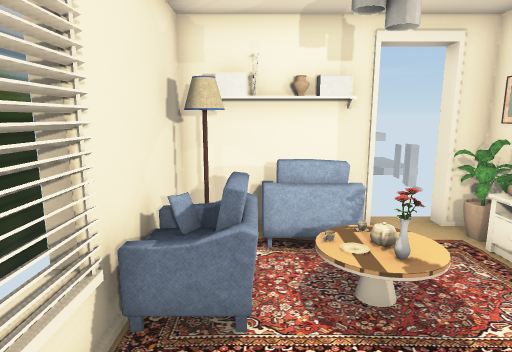
View 1 (above)

16 first-person views from a walk through a Unity game level. The camera is 1.4 m above the floor, tilts 10° down and sees 75° across. The floor is counted in squares, 0.5 m on a side. Each view is taken from the middle of a square. On the plan, view 1 faces up. The plan holds only what a view shows up to about 20 squares ahead; the rest is blank. The place goes on beyond the plan. Door leaves are left out, so doorways stand open. Some surface patterns are stand-ins.

View 2
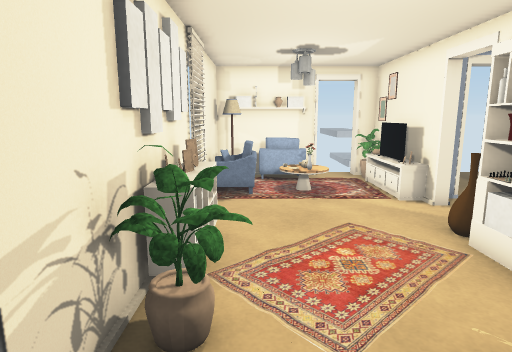

View 3
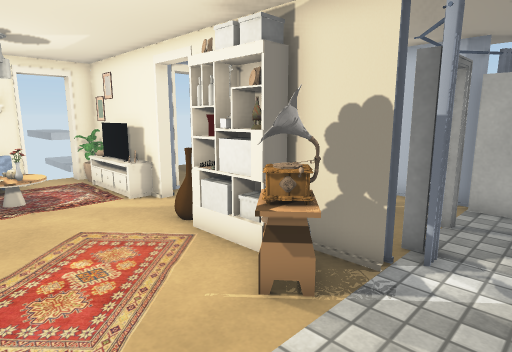

View 4
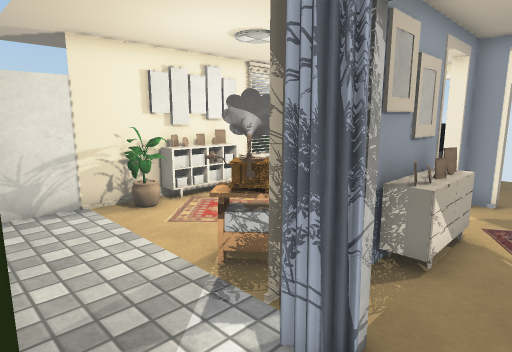

View 5
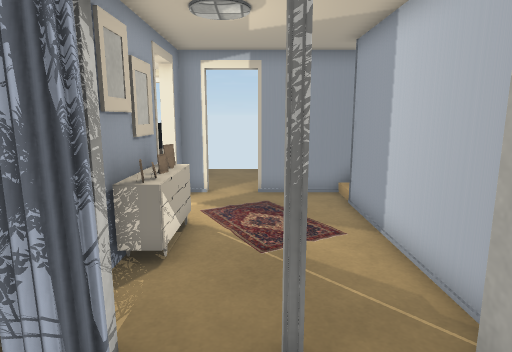

View 6
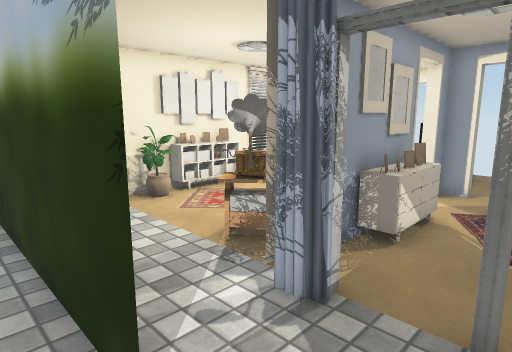

View 7
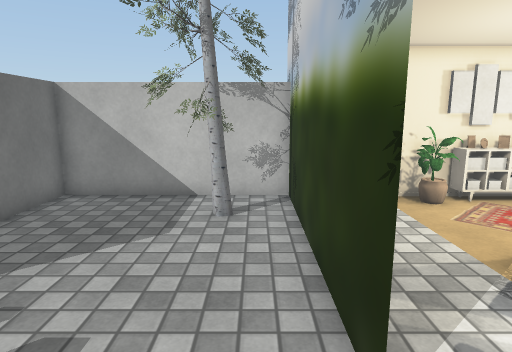

View 8
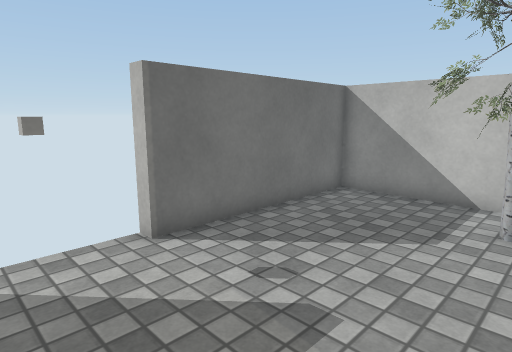

View 9
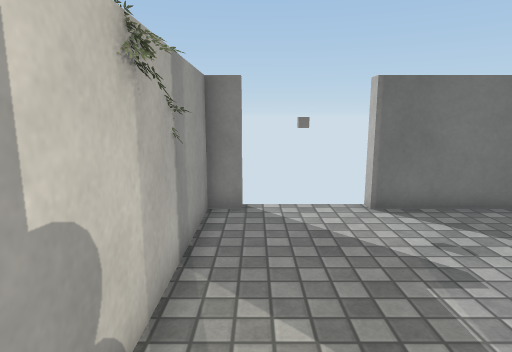

View 10
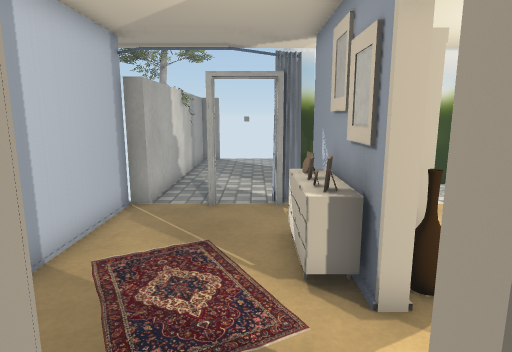

View 11
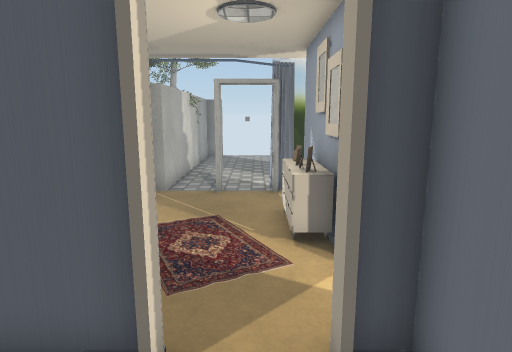

View 12
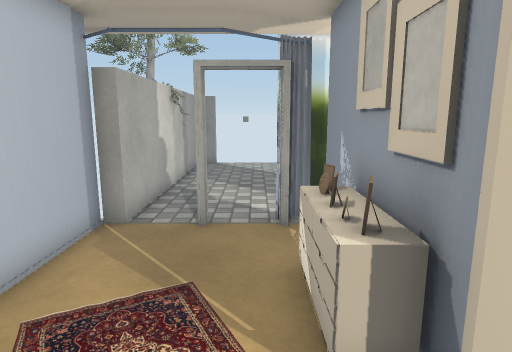

View 13
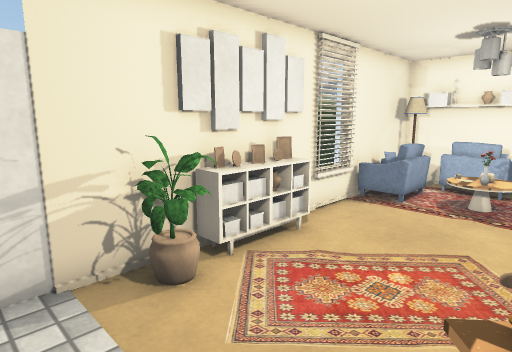

View 14
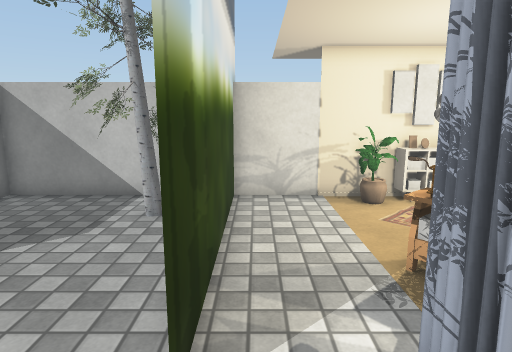

View 15
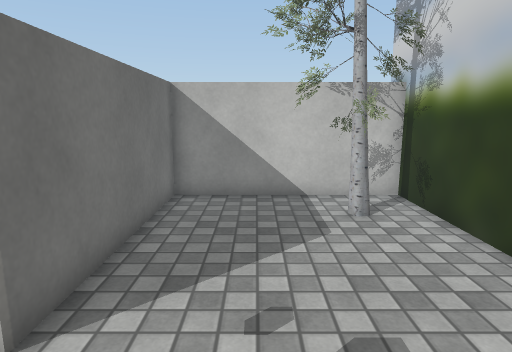

View 16
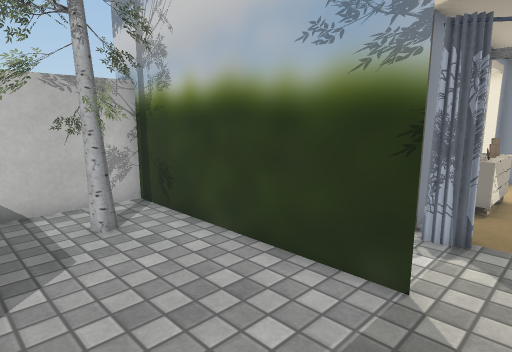

### Floor plan
Points are (right, up) in squares from view 1. A wall is a line through its corners. A room is listed if a view was taken in it or the views show most of it. See-through windows are left out.
Room 1 (views 1, 2, 3, 13)
walls: (5.8, 2.5) (5.8, 8.4) (4.8, 8.4); (1.9, 4.6) (1.6, 5); (2.1, 4.6) (1.5, 4.5); (-1.9, -2.5) (-1.9, -9); (-1.7, 3.5) (-1.7, 1.2); (5.8, -5.6) (5.8, -3.5); (3, 8.4) (-1.9, 8.4) (-1.9, -1.6); (-2, -8.8) (5.4, -8.8)
ways out: opening at (6.5, -7.5) to room 2; gap at (6, 1.5) to room 2; open door at (3.5, 9)
objects: other object (-1, -3); other object (-1, -2); other object (-1, -1) to (-1, 0); other object (-1, 4) to (0, 6); other object (-1, 8) to (0, 8); other object (0, 7) to (2, 7); other object (1, 8); other object (2, 8); other object (4, -5) to (5, -4); other object (5, -3); other object (5, -2); other object (5, 0); other object (5, 3); other object (5, 4) to (5, 5); other object (5, 6); other object (5, 7)
Room 2 (views 4, 5, 9, 12, 14)
walls: (6.2, -3.4) (6.2, -5.6); (9.3, -5.9) (9.3, -5.3); (12.1, -5.6) (12.1, 1.9); (6.2, 0.6) (6.2, -1.6); (7.1, 3.5) (6.1, 3.5); (5.4, -8.8) (7.4, -8.8); (11.5, -9.6) (11.5, -5.6); (12.6, 3.5) (9.1, 3.5); (6.2, 5) (6.2, 2.5)
low walls: (9.5, -5.2) (9.5, -5.9)
ways out: opening at (6.5, -7.5) to room 1; gap at (6, 1.5) to room 1; opening at (9, -9) to room 3; open door at (8, 4) to room 4; open door at (8, -4.5)
objects: other object (6, -3); other object (6, -2); other object (7, -3) to (7, 0)
Room 3 (views 6, 7, 8, 15, 16)
walls: (2.5, -11.3) (1.5, -11.4); (1.9, -11.5) (2.5, -11.5); (1.5, -11.3) (2.4, -11.2); (0.9, -12.4) (0.7, -13); (7.4, -8.8) (-2, -8.8); (0.6, -10.7) (0.9, -11.1); (-0.8, -11.1) (-0.1, -11.2); (10.4, -17.6) (10.4, -17); (11.5, -17) (11.5, -9.6); (-1.9, -9) (-1.9, -17) (6.5, -17)
ways out: opening at (9, -9) to room 2
objects: other object (9, -17)
Room 4 (views 10, 11)
walls: (9.2, 3.5) (11, 3.5); (6.1, 3.5) (6.9, 3.5)
ways out: open door at (8, 4) to room 2

Where each view was taken, in squares from view 1:
view 1: 0 up, 0 right, facing up
view 2: 8 down, 0 right, facing up
view 3: 8 down, 0 right, facing up-right
view 4: 9 down, 9 right, facing up-left
view 5: 9 down, 9 right, facing up
view 6: 10 down, 10 right, facing up-left
view 7: 10 down, 10 right, facing left
view 8: 10 down, 10 right, facing down-left
view 9: 7 down, 10 right, facing down
view 10: 5 up, 8 right, facing down
view 11: 7 up, 8 right, facing down
view 12: 3 up, 8 right, facing down
view 13: 7 down, 4 right, facing up-left
view 14: 8 down, 10 right, facing left
view 15: 14 down, 10 right, facing left
view 16: 14 down, 9 right, facing up-left
